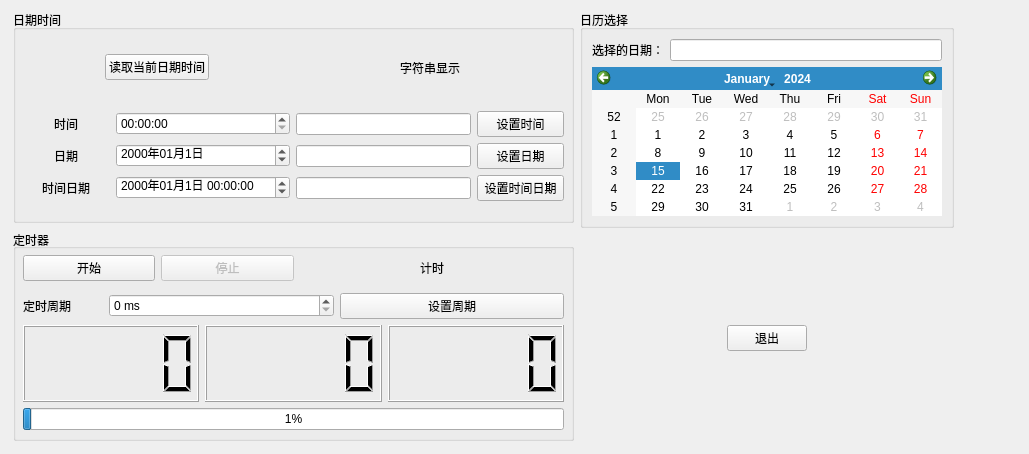
<?xml version="1.0" encoding="UTF-8"?>
<ui version="4.0">
 <class>TestTime</class>
 <widget class="QWidget" name="TestTime">
  <property name="geometry">
   <rect>
    <x>0</x>
    <y>0</y>
    <width>1029</width>
    <height>454</height>
   </rect>
  </property>
  <property name="windowTitle">
   <string>Form</string>
  </property>
  <widget class="QWidget" name="layoutWidget">
   <property name="geometry">
    <rect>
     <x>13</x>
     <y>10</y>
     <width>941</width>
     <height>431</height>
    </rect>
   </property>
   <layout class="QHBoxLayout" name="horizontalLayout" stretch="9,6">
    <item>
     <layout class="QVBoxLayout" name="verticalLayout_5" stretch="1,1">
      <item>
       <widget class="QGroupBox" name="gBoxTime">
        <property name="title">
         <string>日期时间</string>
        </property>
        <property name="flat">
         <bool>false</bool>
        </property>
        <widget class="QWidget" name="layoutWidget">
         <property name="geometry">
          <rect>
           <x>10</x>
           <y>20</y>
           <width>541</width>
           <height>171</height>
          </rect>
         </property>
         <layout class="QVBoxLayout" name="verticalLayout_2" stretch="1,3">
          <item>
           <layout class="QHBoxLayout" name="horizontalLayout_2">
            <item alignment="Qt::AlignHCenter">
             <widget class="QPushButton" name="btnTimeNow">
              <property name="text">
               <string>读取当前日期时间</string>
              </property>
             </widget>
            </item>
            <item alignment="Qt::AlignHCenter">
             <widget class="QLabel" name="label_4">
              <property name="text">
               <string>字符串显示</string>
              </property>
             </widget>
            </item>
           </layout>
          </item>
          <item>
           <layout class="QGridLayout" name="gridLayout" columnstretch="1,2,2,1" columnminimumwidth="0,0,0,0">
            <property name="sizeConstraint">
             <enum>QLayout::SetDefaultConstraint</enum>
            </property>
            <item row="1" column="0" alignment="Qt::AlignHCenter">
             <widget class="QLabel" name="label_2">
              <property name="text">
               <string>日期</string>
              </property>
             </widget>
            </item>
            <item row="0" column="3">
             <widget class="QPushButton" name="pushButton">
              <property name="text">
               <string>设置时间</string>
              </property>
             </widget>
            </item>
            <item row="0" column="2">
             <widget class="QLineEdit" name="edSetTime"/>
            </item>
            <item row="0" column="0" alignment="Qt::AlignHCenter">
             <widget class="QLabel" name="label">
              <property name="maximumSize">
               <size>
                <width>60</width>
                <height>16777215</height>
               </size>
              </property>
              <property name="text">
               <string>时间</string>
              </property>
             </widget>
            </item>
            <item row="2" column="0" alignment="Qt::AlignHCenter">
             <widget class="QLabel" name="label_3">
              <property name="text">
               <string>时间日期</string>
              </property>
             </widget>
            </item>
            <item row="1" column="2">
             <widget class="QLineEdit" name="edSetDate"/>
            </item>
            <item row="2" column="2">
             <widget class="QLineEdit" name="edSetDateTime"/>
            </item>
            <item row="1" column="3">
             <widget class="QPushButton" name="pushButton_7">
              <property name="text">
               <string>设置日期</string>
              </property>
             </widget>
            </item>
            <item row="2" column="3">
             <widget class="QPushButton" name="pushButton_8">
              <property name="text">
               <string>设置时间日期</string>
              </property>
             </widget>
            </item>
            <item row="0" column="1">
             <widget class="QTimeEdit" name="spinTime">
              <property name="displayFormat">
               <string>HH:mm:ss</string>
              </property>
             </widget>
            </item>
            <item row="1" column="1">
             <widget class="QDateEdit" name="dateEdit">
              <property name="displayFormat">
               <string>yyyy年MM月d日</string>
              </property>
             </widget>
            </item>
            <item row="2" column="1">
             <widget class="QDateTimeEdit" name="dateTimeEdit">
              <property name="displayFormat">
               <string>yyyy年MM月d日 HH:mm:ss</string>
              </property>
             </widget>
            </item>
           </layout>
          </item>
         </layout>
        </widget>
       </widget>
      </item>
      <item>
       <widget class="QGroupBox" name="gBoxTimer">
        <property name="title">
         <string>定时器</string>
        </property>
        <property name="alignment">
         <set>Qt::AlignLeading|Qt::AlignLeft|Qt::AlignVCenter</set>
        </property>
        <property name="flat">
         <bool>false</bool>
        </property>
        <property name="checkable">
         <bool>false</bool>
        </property>
        <widget class="QWidget" name="layoutWidget">
         <property name="geometry">
          <rect>
           <x>10</x>
           <y>20</y>
           <width>541</width>
           <height>181</height>
          </rect>
         </property>
         <layout class="QVBoxLayout" name="verticalLayout" stretch="1,1,2,1">
          <property name="sizeConstraint">
           <enum>QLayout::SetDefaultConstraint</enum>
          </property>
          <item>
           <layout class="QHBoxLayout" name="horizontalLayout_3" stretch="1,1,2">
            <item>
             <widget class="QPushButton" name="btStart">
              <property name="text">
               <string>开始</string>
              </property>
             </widget>
            </item>
            <item>
             <widget class="QPushButton" name="btStop">
              <property name="enabled">
               <bool>false</bool>
              </property>
              <property name="text">
               <string>停止</string>
              </property>
             </widget>
            </item>
            <item alignment="Qt::AlignHCenter">
             <widget class="QLabel" name="labTimer">
              <property name="text">
               <string>计时</string>
              </property>
             </widget>
            </item>
           </layout>
          </item>
          <item>
           <layout class="QHBoxLayout" name="horizontalLayout_4">
            <item>
             <widget class="QLabel" name="label_6">
              <property name="maximumSize">
               <size>
                <width>80</width>
                <height>16777215</height>
               </size>
              </property>
              <property name="text">
               <string>定时周期</string>
              </property>
             </widget>
            </item>
            <item>
             <widget class="QSpinBox" name="spinInter">
              <property name="suffix">
               <string> ms</string>
              </property>
              <property name="prefix">
               <string/>
              </property>
             </widget>
            </item>
            <item>
             <widget class="QPushButton" name="btnSetInter">
              <property name="text">
               <string>设置周期</string>
              </property>
             </widget>
            </item>
           </layout>
          </item>
          <item>
           <layout class="QHBoxLayout" name="horizontalLayout_5">
            <item>
             <widget class="QLCDNumber" name="lcdHour"/>
            </item>
            <item>
             <widget class="QLCDNumber" name="lcdMuite"/>
            </item>
            <item>
             <widget class="QLCDNumber" name="lcdSecond"/>
            </item>
           </layout>
          </item>
          <item>
           <widget class="QProgressBar" name="progressBar">
            <property name="maximum">
             <number>65535</number>
            </property>
            <property name="value">
             <number>1024</number>
            </property>
           </widget>
          </item>
         </layout>
        </widget>
       </widget>
      </item>
     </layout>
    </item>
    <item>
     <layout class="QVBoxLayout" name="verticalLayout_4">
      <item>
       <widget class="QGroupBox" name="gBoxCalendar">
        <property name="title">
         <string>日历选择</string>
        </property>
        <property name="flat">
         <bool>true</bool>
        </property>
        <layout class="QVBoxLayout" name="verticalLayout_3">
         <item>
          <layout class="QHBoxLayout" name="horizontalLayout_6">
           <item>
            <widget class="QLabel" name="label_7">
             <property name="text">
              <string>选择的日期：</string>
             </property>
            </widget>
           </item>
           <item>
            <widget class="QLineEdit" name="edSelected"/>
           </item>
          </layout>
         </item>
         <item>
          <widget class="QCalendarWidget" name="calendar"/>
         </item>
        </layout>
       </widget>
      </item>
      <item>
       <spacer name="verticalSpacer">
        <property name="orientation">
         <enum>Qt::Vertical</enum>
        </property>
        <property name="sizeHint" stdset="0">
         <size>
          <width>20</width>
          <height>18</height>
         </size>
        </property>
       </spacer>
      </item>
      <item alignment="Qt::AlignHCenter">
       <widget class="QPushButton" name="btnExit">
        <property name="text">
         <string>退出</string>
        </property>
       </widget>
      </item>
      <item>
       <spacer name="verticalSpacer_2">
        <property name="orientation">
         <enum>Qt::Vertical</enum>
        </property>
        <property name="sizeHint" stdset="0">
         <size>
          <width>20</width>
          <height>28</height>
         </size>
        </property>
       </spacer>
      </item>
     </layout>
    </item>
   </layout>
  </widget>
 </widget>
 <resources/>
 <connections>
  <connection>
   <sender>btnExit</sender>
   <signal>clicked()</signal>
   <receiver>TestTime</receiver>
   <slot>close()</slot>
   <hints>
    <hint type="sourcelabel">
     <x>766</x>
     <y>381</y>
    </hint>
    <hint type="destinationlabel">
     <x>514</x>
     <y>226</y>
    </hint>
   </hints>
  </connection>
 </connections>
</ui>
